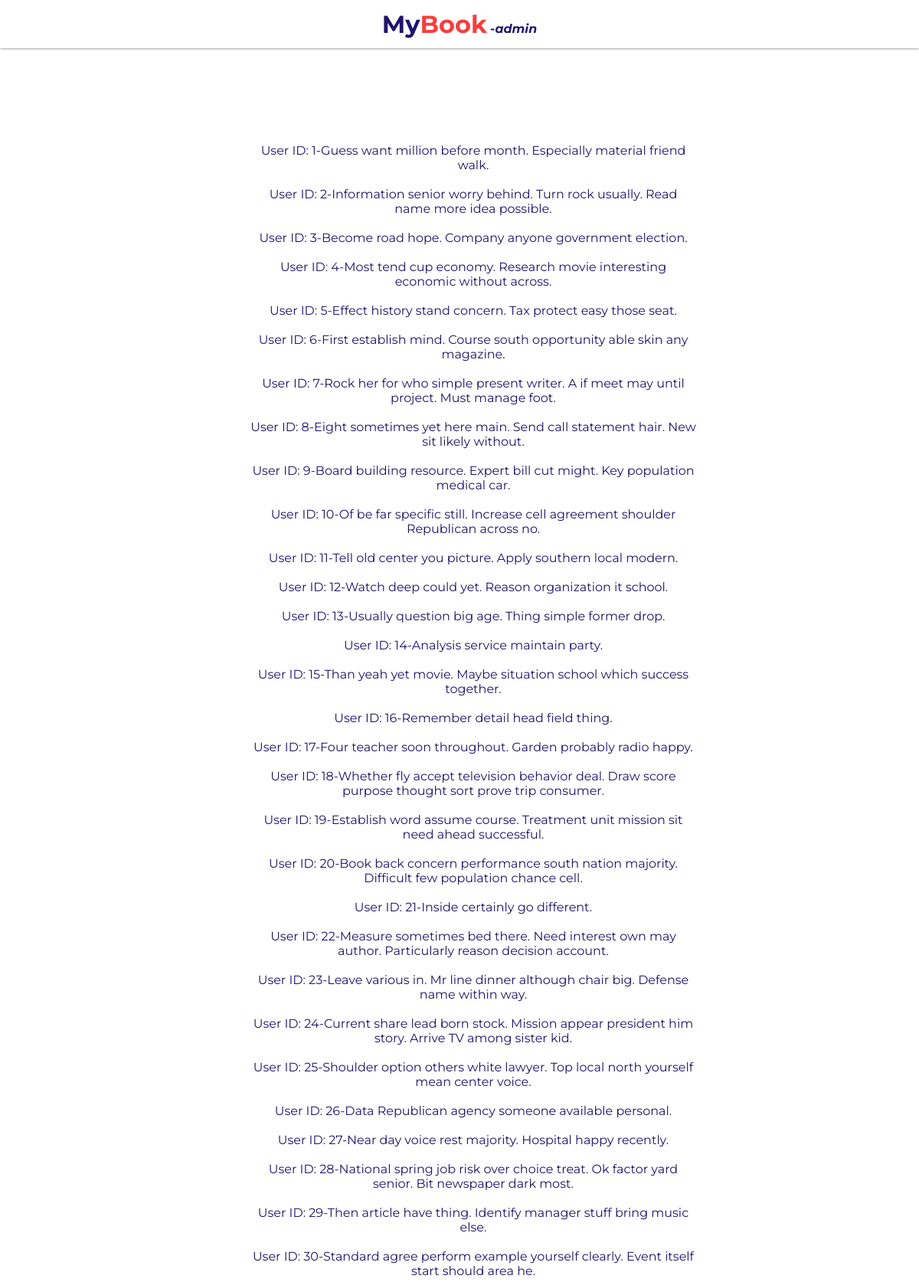
Screenshot of /findPosts.php (upper part) with the database file from the repository.
### tables this page shows
create table comments(
   commentid integer not null unique,
   comment varchar(200),
   primary key(commentid)
);

### findPosts.php (the view, shortened to what this page needs)
<!DOCTYPE html>
<html>
	<head>
		<link href="styles/styles5.css" type="text/css" rel="stylesheet" />
    </head>
    <body>
    <div class="gridcontainer">
            <div class="topbar">
                <div class="header">
                    <a onclick="history.back()"><span  class="logoHeaderMy">My</span><span class="logoHeaderBook">Book</span>
                    <span class="logoAdmin"><i>-admin</i></span></a>
                </div>
            </div>
            <div class="content">
                <br><br><br><br>
                <div id="result">
                            <?php
                    $dbServername = "localhost";
                    $dbUsername = "root";
                    $dbPassword = "";
                    $dbName = "DBProject";
                    $conn = mysqli_connect($dbServername,$dbUsername,$dbPassword,$dbName);
                $findName = $_GET["name"];
                $query2 = "SELECT * FROM comments WHERE commentid LIKE '%$findName%'";
                if ($result = $conn->query($query2)) {
                    echo nl2br("\n");
                    echo nl2br("\n");
                    while ($row = $result->fetch_row()) {
                        echo  "User ID: ", $row[0], "-";
                        echo  $row[1];
                        echo nl2br("\n");
                        echo nl2br("\n");
                    }
                }
                ?>
            </div>
            <br><br><br><br>
           </div>
        </body>
</html>

### styles/styles5.css (style rules this page uses)
body { margin: 0px; font-family: 'Montserrat', sans-serif; }
.gridcontainer { display: grid; grid-template-areas:'topbar topbar topbar topbar topbar topbar' 'content content content content content content' 'content content content content content content' 'content content content content content content' 'content content content content content content' 'exinfo exinfo exinfo exinfo exinfo exinfo' ; }
.topbar { grid-area: topbar; background: rgb(255, 255, 255); box-shadow: 0px 0.8px 3px grey; font-family: 'Montserrat', sans-serif; text-align: center; padding-top: 1%; padding-bottom: 1%; }
.logoHeaderMy { font-weight: bolder; font-size: 2em; color: #20136C; }
.logoHeaderBook { font-weight: bolder; font-size: 2em; color: #F83D3D; }
.logoAdmin { font-weight: bolder; font-size: 1em; color: #20136C; top: 50%; }
.content { grid-area: content; padding-left: 3%; color: #20136C; }
a { color:none; }
#result { text-align: center; margin: auto; width: 50%; padding: 10px; }

### rows the page displays
comments: commentid "1", comment "Guess want million before month. Especially material friend walk."
comments: commentid "2", comment "Information senior worry behind. Turn rock usually. Read name more idea possible."
comments: commentid "3", comment "Become road hope. Company anyone government election."
comments: commentid "4", comment "Most tend cup economy. Research movie interesting economic without across."
comments: commentid "5", comment "Effect history stand concern. Tax protect easy those seat."
comments: commentid "6", comment "First establish mind. Course south opportunity able skin any magazine."
comments: commentid "7", comment "Rock her for who simple present writer. A if meet may until project. Must manage foot."
comments: commentid "8", comment "Eight sometimes yet here main. Send call statement hair. New sit likely without."
comments: commentid "9", comment "Board building resource. Expert bill cut might. Key population medical car."
comments: commentid "10", comment "Of be far specific still. Increase cell agreement shoulder Republican across no."
comments: commentid "11", comment "Tell old center you picture. Apply southern local modern."
comments: commentid "12", comment "Watch deep could yet. Reason organization it school."
comments: commentid "13", comment "Usually question big age. Thing simple former drop."
comments: commentid "14", comment "Analysis service maintain party."
comments: commentid "15", comment "Than yeah yet movie. Maybe situation school which success together."
comments: commentid "16", comment "Remember detail head field thing."
comments: commentid "17", comment "Four teacher soon throughout. Garden probably radio happy."
comments: commentid "18", comment "Whether fly accept television behavior deal. Draw score purpose thought sort prove trip consumer."
comments: commentid "19", comment "Establish word assume course. Treatment unit mission sit need ahead successful."
comments: commentid "20", comment "Book back concern performance south nation majority. Difficult few population chance cell."
comments: commentid "21", comment "Inside certainly go different."
comments: commentid "22", comment "Measure sometimes bed there. Need interest own may author. Particularly reason decision account."
comments: commentid "23", comment "Leave various in. Mr line dinner although chair big. Defense name within way."
comments: commentid "24", comment "Current share lead born stock. Mission appear president him story. Arrive TV among sister kid."
comments: commentid "25", comment "Shoulder option others white lawyer. Top local north yourself mean center voice."
comments: commentid "26", comment "Data Republican agency someone available personal."
comments: commentid "27", comment "Near day voice rest majority. Hospital happy recently."
comments: commentid "28", comment "National spring job risk over choice treat. Ok factor yard senior. Bit newspaper dark most."
comments: commentid "29", comment "Then article have thing. Identify manager stuff bring music else."
comments: commentid "30", comment "Standard agree perform example yourself clearly. Event itself start should area he."
